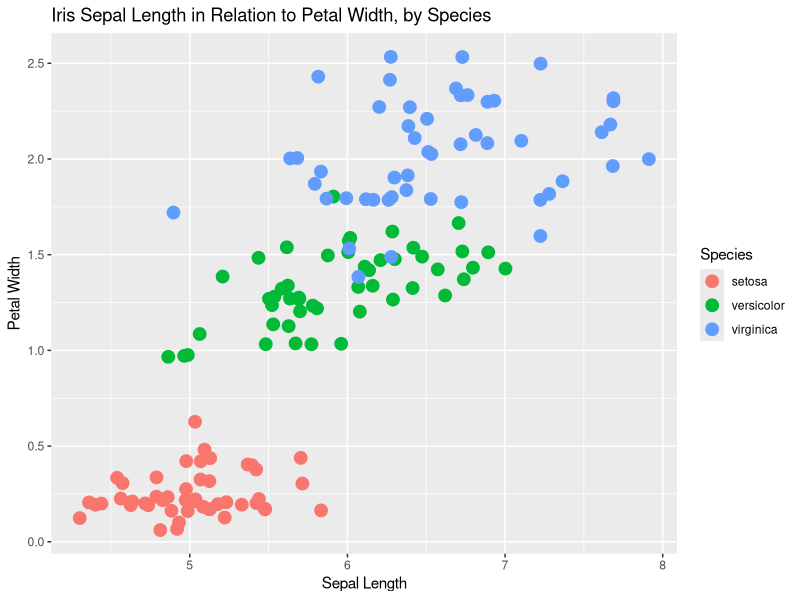

Here is the R script that generated this plot:
## ---- chunk 1
knitr::opts_chunk$set(echo = FALSE)
knitr::opts_chunk$set(out.width="400px", dpi=120)
library("tidyverse")
library("knitr")
## ---- chunk 2

ggplot(iris, aes(x = Sepal.Length, y = Petal.Width, col = Species)) + geom_jitter(size = 4 ) +
 labs(x = "Sepal Length", y = "Petal Width", title = "Iris Sepal Length in Relation to Petal Width, by Species")
